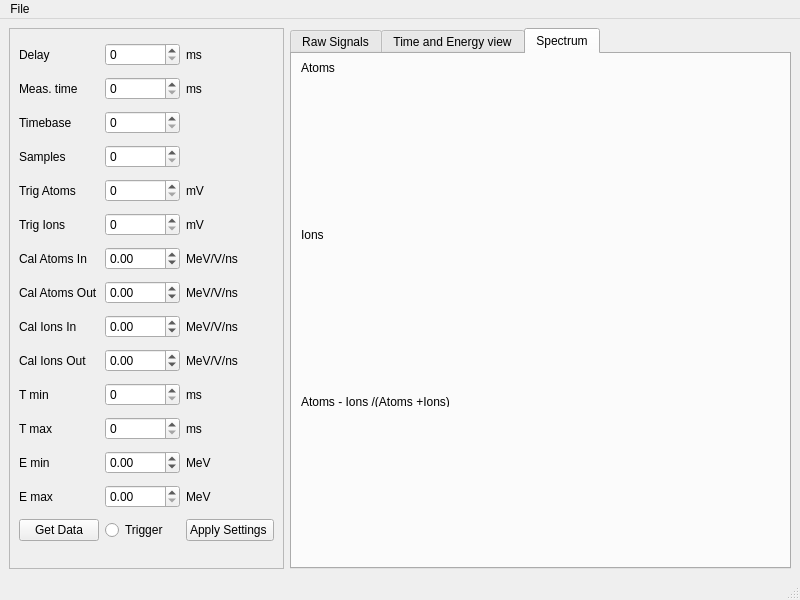
<?xml version="1.0" encoding="UTF-8"?>
<ui version="4.0">
 <class>MainWindow</class>
 <widget class="QMainWindow" name="MainWindow">
  <property name="geometry">
   <rect>
    <x>0</x>
    <y>0</y>
    <width>800</width>
    <height>600</height>
   </rect>
  </property>
  <property name="windowTitle">
   <string>ROC Picoscope</string>
  </property>
  <widget class="QWidget" name="centralwidget">
   <layout class="QHBoxLayout" name="horizontalLayout">
    <item>
     <widget class="QFrame" name="frame">
      <property name="minimumSize">
       <size>
        <width>200</width>
        <height>0</height>
       </size>
      </property>
      <property name="frameShape">
       <enum>QFrame::StyledPanel</enum>
      </property>
      <property name="frameShadow">
       <enum>QFrame::Raised</enum>
      </property>
      <layout class="QHBoxLayout" name="horizontalLayout_2">
       <item>
        <layout class="QGridLayout" name="gridLayout">
         <item row="11" column="0">
          <widget class="QLabel" name="label_23">
           <property name="text">
            <string>T max</string>
           </property>
          </widget>
         </item>
         <item row="8" column="2">
          <widget class="QLabel" name="label_18">
           <property name="text">
            <string>MeV/V/ns</string>
           </property>
          </widget>
         </item>
         <item row="7" column="0">
          <widget class="QLabel" name="label_15">
           <property name="text">
            <string>Cal Atoms Out</string>
           </property>
          </widget>
         </item>
         <item row="4" column="0">
          <widget class="QLabel" name="label_8">
           <property name="text">
            <string>Trig Atoms</string>
           </property>
          </widget>
         </item>
         <item row="6" column="0">
          <widget class="QLabel" name="label_13">
           <property name="text">
            <string>Cal Atoms In</string>
           </property>
          </widget>
         </item>
         <item row="13" column="1">
          <widget class="QDoubleSpinBox" name="doubleSpinBox_Emax"/>
         </item>
         <item row="1" column="1">
          <widget class="QSpinBox" name="spinBox_MeasT">
           <property name="maximum">
            <number>20000</number>
           </property>
          </widget>
         </item>
         <item row="13" column="2">
          <widget class="QLabel" name="label_28">
           <property name="text">
            <string>MeV</string>
           </property>
          </widget>
         </item>
         <item row="10" column="0">
          <widget class="QLabel" name="label_21">
           <property name="text">
            <string>T min</string>
           </property>
          </widget>
         </item>
         <item row="12" column="0">
          <widget class="QLabel" name="label_25">
           <property name="text">
            <string>E min</string>
           </property>
          </widget>
         </item>
         <item row="6" column="1">
          <widget class="QDoubleSpinBox" name="doubleSpinBox_CalAtIn">
           <property name="minimum">
            <double>-9999.989999999999782</double>
           </property>
           <property name="maximum">
            <double>9999.989999999999782</double>
           </property>
          </widget>
         </item>
         <item row="3" column="2">
          <widget class="QLabel" name="label_9">
           <property name="text">
            <string/>
           </property>
          </widget>
         </item>
         <item row="14" column="1">
          <widget class="QRadioButton" name="radioButton_Trig">
           <property name="text">
            <string>Trigger</string>
           </property>
          </widget>
         </item>
         <item row="7" column="2">
          <widget class="QLabel" name="label_16">
           <property name="text">
            <string>MeV/V/ns</string>
           </property>
          </widget>
         </item>
         <item row="7" column="1">
          <widget class="QDoubleSpinBox" name="doubleSpinBox_CalAtOut">
           <property name="minimum">
            <double>-9999.989999999999782</double>
           </property>
           <property name="maximum">
            <double>9999.989999999999782</double>
           </property>
          </widget>
         </item>
         <item row="0" column="0">
          <widget class="QLabel" name="label">
           <property name="text">
            <string>Delay</string>
           </property>
          </widget>
         </item>
         <item row="4" column="2">
          <widget class="QLabel" name="label_10">
           <property name="text">
            <string>mV</string>
           </property>
          </widget>
         </item>
         <item row="10" column="1">
          <widget class="QSpinBox" name="spinBox_Tmin">
           <property name="maximum">
            <number>99999</number>
           </property>
          </widget>
         </item>
         <item row="10" column="2">
          <widget class="QLabel" name="label_22">
           <property name="text">
            <string>ms</string>
           </property>
          </widget>
         </item>
         <item row="9" column="0">
          <widget class="QLabel" name="label_19">
           <property name="text">
            <string>Cal Ions Out</string>
           </property>
          </widget>
         </item>
         <item row="12" column="2">
          <widget class="QLabel" name="label_26">
           <property name="text">
            <string>MeV</string>
           </property>
          </widget>
         </item>
         <item row="11" column="2">
          <widget class="QLabel" name="label_24">
           <property name="text">
            <string>ms</string>
           </property>
          </widget>
         </item>
         <item row="3" column="1">
          <widget class="QSpinBox" name="spinBox_Samples"/>
         </item>
         <item row="6" column="2">
          <widget class="QLabel" name="label_14">
           <property name="text">
            <string>MeV/V/ns</string>
           </property>
          </widget>
         </item>
         <item row="5" column="0">
          <widget class="QLabel" name="label_11">
           <property name="text">
            <string>Trig Ions</string>
           </property>
          </widget>
         </item>
         <item row="14" column="0">
          <widget class="QPushButton" name="pushButton_GetD">
           <property name="text">
            <string>Get Data</string>
           </property>
          </widget>
         </item>
         <item row="0" column="2">
          <widget class="QLabel" name="label_2">
           <property name="text">
            <string>ms </string>
           </property>
          </widget>
         </item>
         <item row="2" column="0">
          <widget class="QLabel" name="label_5">
           <property name="text">
            <string>Timebase</string>
           </property>
          </widget>
         </item>
         <item row="0" column="1">
          <widget class="QSpinBox" name="spinBox_Delay">
           <property name="accelerated">
            <bool>true</bool>
           </property>
           <property name="maximum">
            <number>2000</number>
           </property>
           <property name="stepType">
            <enum>QAbstractSpinBox::DefaultStepType</enum>
           </property>
          </widget>
         </item>
         <item row="2" column="1">
          <widget class="QSpinBox" name="spinBox_TimeB">
           <property name="maximum">
            <number>429496729</number>
           </property>
          </widget>
         </item>
         <item row="2" column="2">
          <widget class="QLabel" name="label_6">
           <property name="text">
            <string/>
           </property>
          </widget>
         </item>
         <item row="13" column="0">
          <widget class="QLabel" name="label_27">
           <property name="text">
            <string>E max</string>
           </property>
          </widget>
         </item>
         <item row="8" column="1">
          <widget class="QDoubleSpinBox" name="doubleSpinBox_CalIn">
           <property name="minimum">
            <double>-9999.989999999999782</double>
           </property>
           <property name="maximum">
            <double>9999.989999999999782</double>
           </property>
          </widget>
         </item>
         <item row="5" column="2">
          <widget class="QLabel" name="label_12">
           <property name="text">
            <string>mV</string>
           </property>
          </widget>
         </item>
         <item row="9" column="1">
          <widget class="QDoubleSpinBox" name="doubleSpinBox_CalIOut">
           <property name="minimum">
            <double>-9999.989999999999782</double>
           </property>
           <property name="maximum">
            <double>9999.989999999999782</double>
           </property>
          </widget>
         </item>
         <item row="12" column="1">
          <widget class="QDoubleSpinBox" name="doubleSpinBox_Emin">
           <property name="minimum">
            <double>-1.000000000000000</double>
           </property>
          </widget>
         </item>
         <item row="3" column="0">
          <widget class="QLabel" name="label_7">
           <property name="text">
            <string>Samples</string>
           </property>
          </widget>
         </item>
         <item row="11" column="1">
          <widget class="QSpinBox" name="spinBox_Tmax">
           <property name="maximum">
            <number>99999</number>
           </property>
          </widget>
         </item>
         <item row="9" column="2">
          <widget class="QLabel" name="label_20">
           <property name="text">
            <string>MeV/V/ns</string>
           </property>
          </widget>
         </item>
         <item row="1" column="0">
          <widget class="QLabel" name="label_3">
           <property name="text">
            <string>Meas. time</string>
           </property>
          </widget>
         </item>
         <item row="1" column="2">
          <widget class="QLabel" name="label_4">
           <property name="text">
            <string>ms</string>
           </property>
          </widget>
         </item>
         <item row="8" column="0">
          <widget class="QLabel" name="label_17">
           <property name="text">
            <string>Cal Ions In</string>
           </property>
          </widget>
         </item>
         <item row="4" column="1">
          <widget class="QSpinBox" name="spinBox_TrigA">
           <property name="maximum">
            <number>999999</number>
           </property>
          </widget>
         </item>
         <item row="5" column="1">
          <widget class="QSpinBox" name="spinBox_TrigI">
           <property name="maximum">
            <number>999999</number>
           </property>
          </widget>
         </item>
         <item row="14" column="2">
          <widget class="QPushButton" name="pushButton_Settings">
           <property name="text">
            <string>Apply Settings </string>
           </property>
          </widget>
         </item>
        </layout>
       </item>
      </layout>
     </widget>
    </item>
    <item>
     <widget class="QTabWidget" name="tabWidget">
      <property name="currentIndex">
       <number>2</number>
      </property>
      <widget class="QWidget" name="tab">
       <attribute name="title">
        <string>Raw Signals</string>
       </attribute>
       <layout class="QVBoxLayout" name="verticalLayout">
        <item>
         <widget class="QFrame" name="frame_2">
          <property name="maximumSize">
           <size>
            <width>16777215</width>
            <height>20</height>
           </size>
          </property>
          <property name="frameShape">
           <enum>QFrame::StyledPanel</enum>
          </property>
          <property name="frameShadow">
           <enum>QFrame::Raised</enum>
          </property>
          <layout class="QHBoxLayout" name="horizontalLayout_4">
           <property name="leftMargin">
            <number>0</number>
           </property>
           <property name="topMargin">
            <number>0</number>
           </property>
           <property name="rightMargin">
            <number>0</number>
           </property>
           <property name="bottomMargin">
            <number>0</number>
           </property>
           <item>
            <widget class="QLabel" name="label_29">
             <property name="sizePolicy">
              <sizepolicy hsizetype="Preferred" vsizetype="Fixed">
               <horstretch>0</horstretch>
               <verstretch>0</verstretch>
              </sizepolicy>
             </property>
             <property name="minimumSize">
              <size>
               <width>0</width>
               <height>10</height>
              </size>
             </property>
             <property name="maximumSize">
              <size>
               <width>16777215</width>
               <height>10</height>
              </size>
             </property>
             <property name="text">
              <string>Atoms</string>
             </property>
            </widget>
           </item>
           <item>
            <widget class="QSpinBox" name="spinBox_CapAt"/>
           </item>
          </layout>
         </widget>
        </item>
        <item>
         <widget class="QCustomPlot" name="qcp_At_Raw" native="true"/>
        </item>
        <item>
         <widget class="QFrame" name="frame_3">
          <property name="maximumSize">
           <size>
            <width>16777215</width>
            <height>20</height>
           </size>
          </property>
          <property name="frameShape">
           <enum>QFrame::StyledPanel</enum>
          </property>
          <property name="frameShadow">
           <enum>QFrame::Raised</enum>
          </property>
          <layout class="QHBoxLayout" name="horizontalLayout_5">
           <property name="leftMargin">
            <number>0</number>
           </property>
           <property name="topMargin">
            <number>0</number>
           </property>
           <property name="rightMargin">
            <number>0</number>
           </property>
           <property name="bottomMargin">
            <number>0</number>
           </property>
           <item>
            <widget class="QLabel" name="label_30">
             <property name="sizePolicy">
              <sizepolicy hsizetype="Preferred" vsizetype="Fixed">
               <horstretch>0</horstretch>
               <verstretch>0</verstretch>
              </sizepolicy>
             </property>
             <property name="minimumSize">
              <size>
               <width>0</width>
               <height>10</height>
              </size>
             </property>
             <property name="maximumSize">
              <size>
               <width>16777215</width>
               <height>10</height>
              </size>
             </property>
             <property name="sizeIncrement">
              <size>
               <width>0</width>
               <height>0</height>
              </size>
             </property>
             <property name="text">
              <string>Ions</string>
             </property>
            </widget>
           </item>
           <item>
            <widget class="QSpinBox" name="spinBox_2"/>
           </item>
          </layout>
         </widget>
        </item>
        <item>
         <widget class="QCustomPlot" name="widget_2" native="true"/>
        </item>
       </layout>
      </widget>
      <widget class="QWidget" name="tab_2">
       <attribute name="title">
        <string>Time and Energy view</string>
       </attribute>
       <layout class="QGridLayout" name="gridLayout_2">
        <item row="3" column="1">
         <widget class="QCustomPlot" name="widget_6" native="true"/>
        </item>
        <item row="1" column="0">
         <widget class="QCustomPlot" name="qcp_time_view_At" native="true"/>
        </item>
        <item row="1" column="1">
         <widget class="QCustomPlot" name="qcp_Energy_view_At" native="true"/>
        </item>
        <item row="0" column="0">
         <widget class="QLabel" name="label_31">
          <property name="minimumSize">
           <size>
            <width>0</width>
            <height>10</height>
           </size>
          </property>
          <property name="maximumSize">
           <size>
            <width>16777215</width>
            <height>10</height>
           </size>
          </property>
          <property name="text">
           <string>Atoms</string>
          </property>
         </widget>
        </item>
        <item row="3" column="0">
         <widget class="QCustomPlot" name="widget_5" native="true"/>
        </item>
        <item row="2" column="0">
         <widget class="QLabel" name="label_32">
          <property name="minimumSize">
           <size>
            <width>0</width>
            <height>10</height>
           </size>
          </property>
          <property name="maximumSize">
           <size>
            <width>16777215</width>
            <height>10</height>
           </size>
          </property>
          <property name="text">
           <string>Ions</string>
          </property>
         </widget>
        </item>
       </layout>
      </widget>
      <widget class="QWidget" name="tab_3">
       <attribute name="title">
        <string>Spectrum</string>
       </attribute>
       <layout class="QVBoxLayout" name="verticalLayout_2">
        <item>
         <widget class="QLabel" name="label_33">
          <property name="minimumSize">
           <size>
            <width>0</width>
            <height>10</height>
           </size>
          </property>
          <property name="maximumSize">
           <size>
            <width>16777215</width>
            <height>10</height>
           </size>
          </property>
          <property name="text">
           <string>Atoms</string>
          </property>
         </widget>
        </item>
        <item>
         <widget class="QCustomPlot" name="qcp_spectrum_At" native="true"/>
        </item>
        <item>
         <widget class="QLabel" name="label_34">
          <property name="minimumSize">
           <size>
            <width>0</width>
            <height>10</height>
           </size>
          </property>
          <property name="maximumSize">
           <size>
            <width>16777215</width>
            <height>10</height>
           </size>
          </property>
          <property name="text">
           <string>Ions</string>
          </property>
         </widget>
        </item>
        <item>
         <widget class="QCustomPlot" name="qcp_spectrum_I" native="true"/>
        </item>
        <item>
         <widget class="QLabel" name="label_35">
          <property name="minimumSize">
           <size>
            <width>0</width>
            <height>10</height>
           </size>
          </property>
          <property name="maximumSize">
           <size>
            <width>16777215</width>
            <height>10</height>
           </size>
          </property>
          <property name="text">
           <string>Atoms - Ions /(Atoms +Ions)</string>
          </property>
         </widget>
        </item>
        <item>
         <widget class="QCustomPlot" name="qcp_spectrum" native="true"/>
        </item>
       </layout>
      </widget>
     </widget>
    </item>
   </layout>
  </widget>
  <widget class="QMenuBar" name="menubar">
   <property name="geometry">
    <rect>
     <x>0</x>
     <y>0</y>
     <width>800</width>
     <height>22</height>
    </rect>
   </property>
   <widget class="QMenu" name="menuFile">
    <property name="title">
     <string>File</string>
    </property>
    <addaction name="actionOpen_Settings"/>
    <addaction name="actionSave_Settings"/>
    <addaction name="actionLoad_Data"/>
   </widget>
   <addaction name="menuFile"/>
  </widget>
  <widget class="QStatusBar" name="statusbar"/>
  <action name="actionOpen_Settings">
   <property name="text">
    <string>Load Settings</string>
   </property>
  </action>
  <action name="actionSave_Settings">
   <property name="text">
    <string>Save Settings</string>
   </property>
  </action>
  <action name="actionLoad_Data">
   <property name="text">
    <string>Load Data</string>
   </property>
  </action>
 </widget>
 <customwidgets>
  <customwidget>
   <class>QCustomPlot</class>
   <extends>QWidget</extends>
   <header>qcustomplot.h</header>
   <container>1</container>
  </customwidget>
 </customwidgets>
 <resources/>
 <connections/>
</ui>
